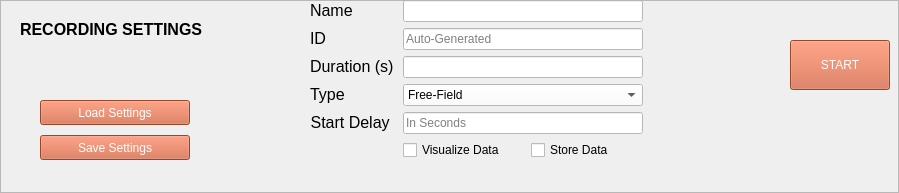
									<widget class="QFrame" name="main_tab_RecordingSettings_Frame">
										<property name="minimumSize">
											<size>
												<width>0</width>
												<height>175</height>
											</size>
										</property>
										<property name="frameShape">
											<enum>QFrame::StyledPanel</enum>
										</property>
										<property name="frameShadow">
											<enum>QFrame::Raised</enum>
										</property>
										<widget class="QLabel" name="main_tab_RecordingSettings_Label">
											<property name="geometry">
												<rect>
													<x>20</x>
													<y>20</y>
													<width>221</width>
													<height>16</height>
												</rect>
											</property>
											<property name="text">
												<string>&lt;html&gt;&lt;head/&gt;&lt;body&gt;&lt;p&gt;&lt;span style=&quot;
													font-size:12pt; font-weight:600;&quot;&gt;RECORDING SETTINGS&lt;/span&gt;&lt;/p&gt;&lt;/body&gt;&lt;/html&gt;
												</string>
											</property>
										</widget>
										<widget class="QWidget" name="formLayoutWidget_2">
											<property name="geometry">
												<rect>
													<x>310</x>
													<y>0</y>
													<width>333</width>
													<height>184</height>
												</rect>
											</property>
											<layout class="QFormLayout" name="main_tab_Recording_Settings_Form">
												<item row="0" column="0">
													<widget class="QLabel" name="main_tab_RecordingSettings_name_Label">
														<property name="text">
															<string>&lt;html&gt;&lt;head/&gt;&lt;body&gt;&lt;p align=&quot;right&quot;&gt;&lt;span
																style=&quot; font-size:12pt;&quot;&gt;Name&lt;/span&gt;&lt;/p&gt;&lt;/body&gt;&lt;/html&gt;
															</string>
														</property>
														<property name="buddy">
															<cstring>main_tab_RecordingSettings_name_LineEdit</cstring>
														</property>
													</widget>
												</item>
												<item row="0" column="1">
													<widget class="QLineEdit"
													        name="main_tab_RecordingSettings_name_LineEdit">
														<property name="styleSheet">
															<string notr="true">background-color: rgb(255, 255, 255);
																font: 12pt &quot;MS Shell Dlg 2&quot;;
																color: rgb(0, 0, 0)
															</string>
														</property>
														<property name="maxLength">
															<number>20</number>
														</property>
													</widget>
												</item>
												<item row="1" column="0">
													<widget class="QLabel" name="main_tab_Localization_latitudLabel_2">
														<property name="text">
															<string>&lt;html&gt;&lt;head/&gt;&lt;body&gt;&lt;p&gt;&lt;span
																style=&quot; font-size:12pt;&quot;&gt;ID&lt;/span&gt;&lt;/p&gt;&lt;/body&gt;&lt;/html&gt;
															</string>
														</property>
														<property name="buddy">
															<cstring>main_tab_RecordingSettings_id_LineEdit</cstring>
														</property>
													</widget>
												</item>
												<item row="1" column="1">
													<widget class="QLineEdit"
													        name="main_tab_RecordingSettings_id_LineEdit">
														<property name="enabled">
															<bool>false</bool>
														</property>
														<property name="styleSheet">
															<string notr="true">background-color: rgb(255, 255, 255);
																font: 12pt &quot;MS Shell Dlg 2&quot;;
																color: rgb(0, 0, 0)
															</string>
														</property>
														<property name="maxLength">
															<number>10</number>
														</property>
														<property name="placeholderText">
															<string>Auto-Generated</string>
														</property>
													</widget>
												</item>
												<item row="2" column="0">
													<widget class="QLabel"
													        name="main_tab_RecordingSettings_durationLabel">
														<property name="text">
															<string>&lt;html&gt;&lt;head/&gt;&lt;body&gt;&lt;p&gt;&lt;span
																style=&quot; font-size:12pt;&quot;&gt;Duration (s)&lt;/span&gt;&lt;/p&gt;&lt;/body&gt;&lt;/html&gt;
															</string>
														</property>
														<property name="buddy">
															<cstring>main_tab_RecordingSettings_durationLineEdit
															</cstring>
														</property>
													</widget>
												</item>
												<item row="2" column="1">
													<widget class="QLineEdit"
													        name="main_tab_RecordingSettings_durationLineEdit">
														<property name="styleSheet">
															<string notr="true">background-color: rgb(255, 255, 255);
																font: 12pt &quot;MS Shell Dlg 2&quot;;
																color: rgb(0, 0, 0)
															</string>
														</property>
														<property name="maxLength">
															<number>4</number>
														</property>
													</widget>
												</item>
												<item row="3" column="0">
													<widget class="QLabel" name="main_tab_longitud_Label_3">
														<property name="text">
															<string>&lt;html&gt;&lt;head/&gt;&lt;body&gt;&lt;p align=&quot;right&quot;&gt;&lt;span
																style=&quot; font-size:12pt;&quot;&gt;Type&lt;/span&gt;&lt;/p&gt;&lt;/body&gt;&lt;/html&gt;
															</string>
														</property>
														<property name="buddy">
															<cstring>main_tab_RecordingSettings_type_DropDown</cstring>
														</property>
													</widget>
												</item>
												<item row="3" column="1">
													<widget class="QComboBox"
													        name="main_tab_RecordingSettings_type_DropDown">
														<property name="styleSheet">
															<string notr="true">background-color: rgb(255, 255, 255);
																font: 12pt &quot;MS Shell Dlg 2&quot;;
																color: rgb(0, 0, 0)
															</string>
														</property>
														<item>
															<property name="text">
																<string>Free-Field</string>
															</property>
														</item>
														<item>
															<property name="text">
																<string>Laboratory</string>
															</property>
														</item>
														<item>
															<property name="text">
																<string>Building</string>
															</property>
														</item>
													</widget>
												</item>
												<item row="5" column="1">
													<layout class="QHBoxLayout"
													        name="main_tab_visualize_store_horizontalLayout">
														<property name="spacing">
															<number>15</number>
														</property>
														<item>
															<widget class="QCheckBox"
															        name="main_tab_RecordingSettings_visualize_checkBox">
																<property name="enabled">
																	<bool>true</bool>
																</property>
																<property name="styleSheet">
																	<string notr="true">font: 12pt &quot;MS Shell Dlg 2&quot;;</string>
																</property>
																<property name="text">
																	<string>Visualize Data</string>
																</property>
																<property name="checked">
																	<bool>false</bool>
																</property>
															</widget>
														</item>
														<item>
															<widget class="QCheckBox"
															        name="main_tab_RecordingSettings_store_checkBox">
																<property name="styleSheet">
																	<string notr="true">font: 12pt &quot;MS Shell Dlg 2&quot;;</string>
																</property>
																<property name="text">
																	<string>Store Data</string>
																</property>
															</widget>
														</item>
													</layout>
												</item>
												<item row="4" column="1">
													<widget class="QLineEdit"
													        name="main_tab_RecordingSettings_durationLineEdit_2">
														<property name="styleSheet">
															<string notr="true">background-color: rgb(255, 255, 255);
																font: 12pt &quot;MS Shell Dlg 2&quot;;
																color: rgb(0, 0, 0)
															</string>
														</property>
														<property name="maxLength">
															<number>4</number>
														</property>
														<property name="placeholderText">
															<string>In Seconds</string>
														</property>
													</widget>
												</item>
												<item row="4" column="0">
													<widget class="QLabel" name="main_tab_longitud_Label_4">
														<property name="text">
															<string>&lt;html&gt;&lt;head/&gt;&lt;body&gt;&lt;p align=&quot;right&quot;&gt;&lt;span
																style=&quot; font-size:12pt;&quot;&gt;Start Delay&lt;/span&gt;&lt;/p&gt;&lt;/body&gt;&lt;/html&gt;
															</string>
														</property>
														<property name="buddy">
															<cstring>main_tab_RecordingSettings_type_DropDown</cstring>
														</property>
													</widget>
												</item>
											</layout>
										</widget>
										<widget class="QWidget" name="verticalLayoutWidget_2">
											<property name="geometry">
												<rect>
													<x>40</x>
													<y>100</y>
													<width>152</width>
													<height>71</height>
												</rect>
											</property>
											<layout class="QVBoxLayout" name="verticalLayout_3">
												<property name="spacing">
													<number>10</number>
												</property>
												<property name="sizeConstraint">
													<enum>QLayout::SetFixedSize</enum>
												</property>
												<item>
													<widget class="QPushButton"
													        name="main_tab_RecordingSettings_LOAD_SETTINGS_Button">
														<property name="minimumSize">
															<size>
																<width>150</width>
																<height>25</height>
															</size>
														</property>
														<property name="maximumSize">
															<size>
																<width>150</width>
																<height>25</height>
															</size>
														</property>
														<property name="styleSheet">
															<string notr="true">background-color: rgb(209, 99, 65);
																color: rgb(255, 255, 255);
																font: 12pt &quot;MS Shell Dlg 2&quot;;
															</string>
														</property>
														<property name="text">
															<string>Load Settings</string>
														</property>
													</widget>
												</item>
												<item>
													<widget class="QPushButton"
													        name="main_tab_RecordingSettings__SAVE_button">
														<property name="minimumSize">
															<size>
																<width>150</width>
																<height>25</height>
															</size>
														</property>
														<property name="maximumSize">
															<size>
																<width>150</width>
																<height>25</height>
															</size>
														</property>
														<property name="styleSheet">
															<string notr="true">background-color: rgb(209, 99, 65);
																color: rgb(255, 255, 255);
																font: 12pt &quot;MS Shell Dlg 2&quot;;
															</string>
														</property>
														<property name="text">
															<string>Save Settings</string>
														</property>
													</widget>
												</item>
											</layout>
										</widget>
										<widget class="QPushButton" name="main_tab_START_button">
											<property name="geometry">
												<rect>
													<x>790</x>
													<y>40</y>
													<width>100</width>
													<height>50</height>
												</rect>
											</property>
											<property name="minimumSize">
												<size>
													<width>0</width>
													<height>50</height>
												</size>
											</property>
											<property name="maximumSize">
												<size>
													<width>100</width>
													<height>16777215</height>
												</size>
											</property>
											<property name="baseSize">
												<size>
													<width>0</width>
													<height>0</height>
												</size>
											</property>
											<property name="autoFillBackground">
												<bool>false</bool>
											</property>
											<property name="styleSheet">
												<string notr="true">background-color: rgb(209, 99, 65);
													font: 85 14pt &quot;MS Shell Dlg 2&quot;;
													color: rgb(255, 255, 255);
												</string>
											</property>
											<property name="text">
												<string>START</string>
											</property>
										</widget>
									</widget>
